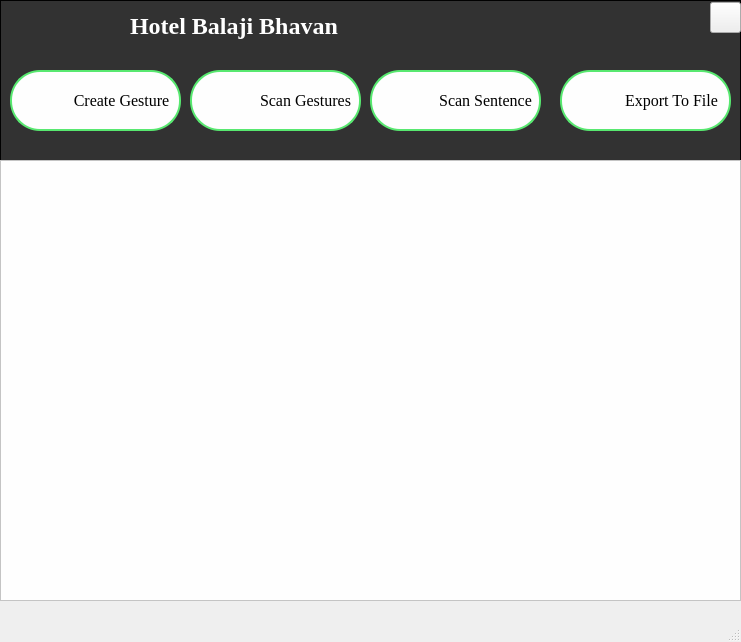
<?xml version="1.0" encoding="UTF-8"?>
<ui version="4.0">
 <class>MainWindow</class>
 <widget class="QMainWindow" name="MainWindow">
  <property name="geometry">
   <rect>
    <x>0</x>
    <y>0</y>
    <width>741</width>
    <height>642</height>
   </rect>
  </property>
  <property name="windowTitle">
   <string>MainWindow</string>
  </property>
  <widget class="QWidget" name="centralwidget">
   <widget class="QGraphicsView" name="graphicsView_2">
    <property name="geometry">
     <rect>
      <x>0</x>
      <y>0</y>
      <width>741</width>
      <height>161</height>
     </rect>
    </property>
    <property name="toolTip">
     <string>&lt;html&gt;&lt;head/&gt;&lt;body&gt;&lt;p&gt;&lt;br/&gt;&lt;/p&gt;&lt;/body&gt;&lt;/html&gt;</string>
    </property>
    <property name="styleSheet">
     <string notr="true">background-color: qlineargradient(spread:pad, x1:0.543136, y1:0.074, x2:0.52, y2:1, stop:0.880682 rgba(50, 50, 50, 255), stop:1 rgba(50, 50, 50, 255));
</string>
    </property>
   </widget>
   <widget class="QLabel" name="label">
    <property name="geometry">
     <rect>
      <x>130</x>
      <y>10</y>
      <width>531</width>
      <height>31</height>
     </rect>
    </property>
    <property name="font">
     <font>
      <family>Times New Roman</family>
      <pointsize>18</pointsize>
      <weight>75</weight>
      <bold>true</bold>
     </font>
    </property>
    <property name="styleSheet">
     <string notr="true">color:white;</string>
    </property>
    <property name="text">
     <string>Hotel Balaji Bhavan</string>
    </property>
   </widget>
   <widget class="QLabel" name="label_3">
    <property name="geometry">
     <rect>
      <x>0</x>
      <y>160</y>
      <width>741</width>
      <height>431</height>
     </rect>
    </property>
    <property name="styleSheet">
     <string notr="true">
font-size: 40px;
color:white;
</string>
    </property>
    <property name="text">
     <string/>
    </property>
   </widget>
   <widget class="QGraphicsView" name="graphicsView">
    <property name="geometry">
     <rect>
      <x>0</x>
      <y>160</y>
      <width>741</width>
      <height>441</height>
     </rect>
    </property>
    <property name="styleSheet">
     <string notr="true">background-color:#fefefe;
</string>
    </property>
   </widget>
   <widget class="QPushButton" name="create">
    <property name="geometry">
     <rect>
      <x>10</x>
      <y>70</y>
      <width>171</width>
      <height>61</height>
     </rect>
    </property>
    <property name="font">
     <font>
      <family>TImes New Roman</family>
      <pointsize>12</pointsize>
      <weight>50</weight>
      <italic>false</italic>
      <bold>false</bold>
     </font>
    </property>
    <property name="layoutDirection">
     <enum>Qt::RightToLeft</enum>
    </property>
    <property name="styleSheet">
     <string notr="true">QPushButton#create{
padding-left:-40px;
color:black;
background-color:#fefefe;
border: 2px solid #58e870; border-radius:30px;
font: 12pt &quot;TImes New Roman&quot;;
background-image:url(&quot;icons/create.png&quot;);
background-repeat:none;
}
QPushButton#create:hover
{
   background-color:lightgreen;
	color:white;
}</string>
    </property>
    <property name="text">
     <string>   Create Gesture</string>
    </property>
   </widget>
   <widget class="QPushButton" name="scan_sen">
    <property name="geometry">
     <rect>
      <x>370</x>
      <y>70</y>
      <width>171</width>
      <height>61</height>
     </rect>
    </property>
    <property name="font">
     <font>
      <family>TImes New Roman</family>
      <pointsize>12</pointsize>
      <weight>50</weight>
      <italic>false</italic>
      <bold>false</bold>
     </font>
    </property>
    <property name="styleSheet">
     <string notr="true">QPushButton#scan_sen{
padding-left:-40px;
color:black;
background-color:#fefefe;
border: 2px solid #58e870; border-radius:30px;
font: 12pt &quot;TImes New Roman&quot;;
background-image:url(&quot;icons/sent.png&quot;);
background-repeat:none;
}
QPushButton#scan_sen:hover
{
   background-color:lightgreen;
	color:white;
}</string>
    </property>
    <property name="text">
     <string>                          Scan Sentence </string>
    </property>
   </widget>
   <widget class="QPushButton" name="scan_sinlge">
    <property name="geometry">
     <rect>
      <x>190</x>
      <y>70</y>
      <width>171</width>
      <height>61</height>
     </rect>
    </property>
    <property name="font">
     <font>
      <family>TImes New Roman</family>
      <pointsize>12</pointsize>
      <weight>50</weight>
      <italic>false</italic>
      <bold>false</bold>
     </font>
    </property>
    <property name="layoutDirection">
     <enum>Qt::LeftToRight</enum>
    </property>
    <property name="autoFillBackground">
     <bool>false</bool>
    </property>
    <property name="styleSheet">
     <string notr="true">QPushButton#scan_sinlge{
padding-left:-40px;
color:black;
background-color:#fefefe;
border: 2px solid #58e870; border-radius:30px;
font: 12pt &quot;TImes New Roman&quot;;
background-image:url(&quot;icons/scan.png&quot;);
background-repeat:none;
}
QPushButton#scan_sinlge:hover
{
   background-color:lightgreen;
	color:white;
}</string>
    </property>
    <property name="text">
     <string>                         Scan Gestures</string>
    </property>
   </widget>
   <widget class="QPushButton" name="exp2">
    <property name="geometry">
     <rect>
      <x>560</x>
      <y>70</y>
      <width>171</width>
      <height>61</height>
     </rect>
    </property>
    <property name="font">
     <font>
      <family>TImes New Roman</family>
      <pointsize>12</pointsize>
      <weight>50</weight>
      <italic>false</italic>
      <bold>false</bold>
     </font>
    </property>
    <property name="styleSheet">
     <string notr="true">QPushButton#exp2{
padding-left:-40px;
color:black;
background-color:#fefefe;
border: 2px solid #58e870; border-radius:30px;
font: 12pt &quot;TImes New Roman&quot;;
background-image:url(&quot;icons/export.png&quot;);
background-repeat:none;
}
QPushButton#exp2:hover
{
   background-color:lightgreen;
	color:white;
}</string>
    </property>
    <property name="text">
     <string>                       Export To File</string>
    </property>
    <property name="checkable">
     <bool>false</bool>
    </property>
    <property name="autoRepeat">
     <bool>false</bool>
    </property>
    <property name="autoExclusive">
     <bool>false</bool>
    </property>
    <property name="autoDefault">
     <bool>false</bool>
    </property>
    <property name="default">
     <bool>false</bool>
    </property>
    <property name="flat">
     <bool>false</bool>
    </property>
   </widget>
   <widget class="QPushButton" name="exit_button">
    <property name="geometry">
     <rect>
      <x>710</x>
      <y>2</y>
      <width>31</width>
      <height>31</height>
     </rect>
    </property>
    <property name="styleSheet">
     <string notr="true">QPushButton#exit_button{
background-image:url(&quot;icons/quit.png&quot;);
background-repeat:none;
}</string>
    </property>
    <property name="text">
     <string/>
    </property>
   </widget>
  </widget>
  <widget class="QMenuBar" name="menubar">
   <property name="geometry">
    <rect>
     <x>0</x>
     <y>0</y>
     <width>741</width>
     <height>21</height>
    </rect>
   </property>
  </widget>
  <widget class="QStatusBar" name="statusbar"/>
 </widget>
 <resources/>
 <connections/>
</ui>
